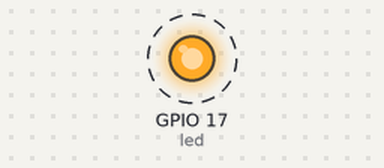
Recording of a program running on a simulated Raspberry Pi (BCM pin numbers). Shown: output pins drawn as LEDs (lit = HIGH). Dashed ring = blinking. What the program prints to the terminal is not drawn. At 5.0 s the program stops and its outputs stay as they are.

Above: at 0.2 s.
Timing chart, 0 to 3.0 s (numbered marks = the images above):
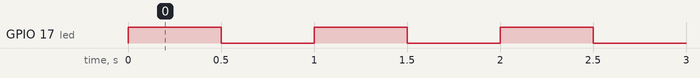

Measured:
- by itself, GPIO 17 (led): alternates HIGH for 0.50 s and LOW for 0.50 s, 10 changes in all, then stays LOW

The program:

blink.py
```python
#!/usr/bin/env python3
"""Blink an LED five times — the 'hello world' of hardware."""
from time import sleep

# gpiozero is the friendly library for talking to the Pi's pins.
# It comes pre-installed on Raspberry Pi OS.
try:
    from gpiozero import LED
except ImportError:
    print("Couldn't find gpiozero.")
    print("Make sure your venv was made with --system-site-packages")
    print("(see the project README note), then try again.")
    raise SystemExit(1)

LED_PIN = 17  # GPIO17, the pin labeled "pin 11" on the header

led = LED(LED_PIN)

print(f"Blinking the LED on GPIO{LED_PIN}. Watch the board!")
for count in range(5):
    led.on()                       # send power to the pin -> light ON
    print(f"  blink {count + 1}")
    sleep(0.5)                     # wait half a second
    led.off()                      # cut the power -> light OFF
    sleep(0.5)

print("Done! If nothing lit up, double-check the wiring and resistor.")
```
